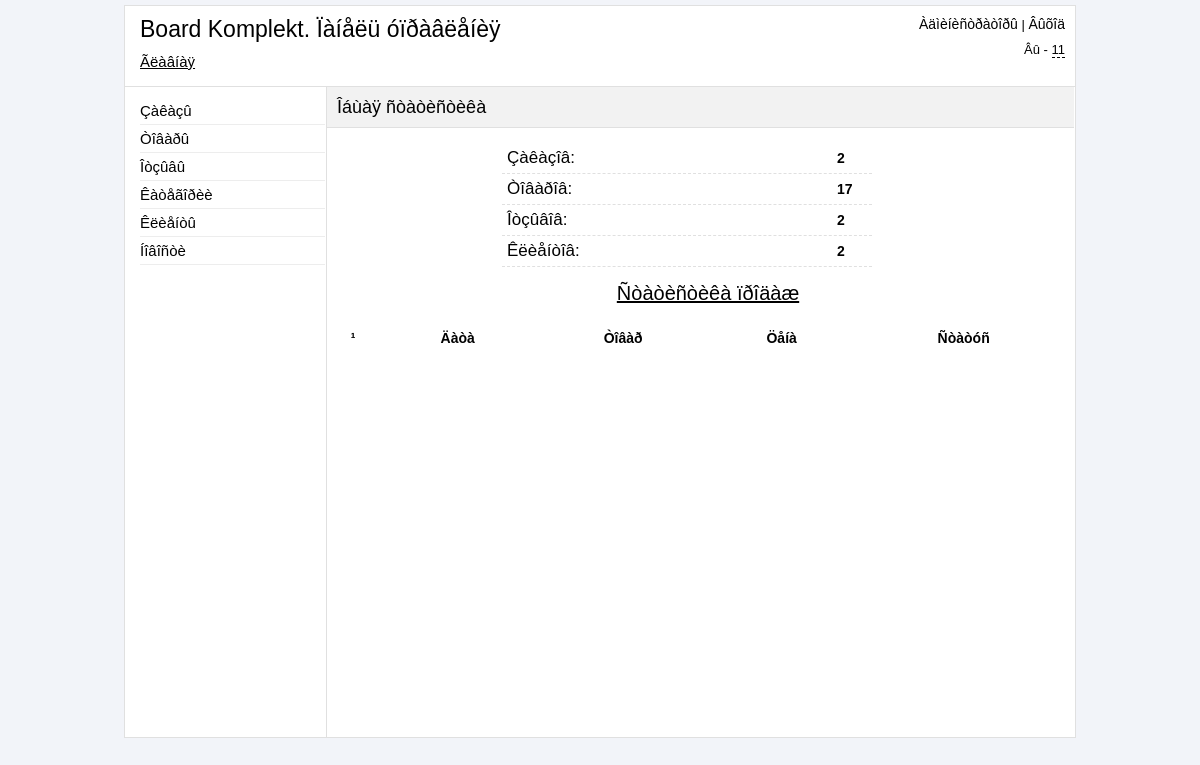
Page /admin/index.php (signed in) on the earlier database version.
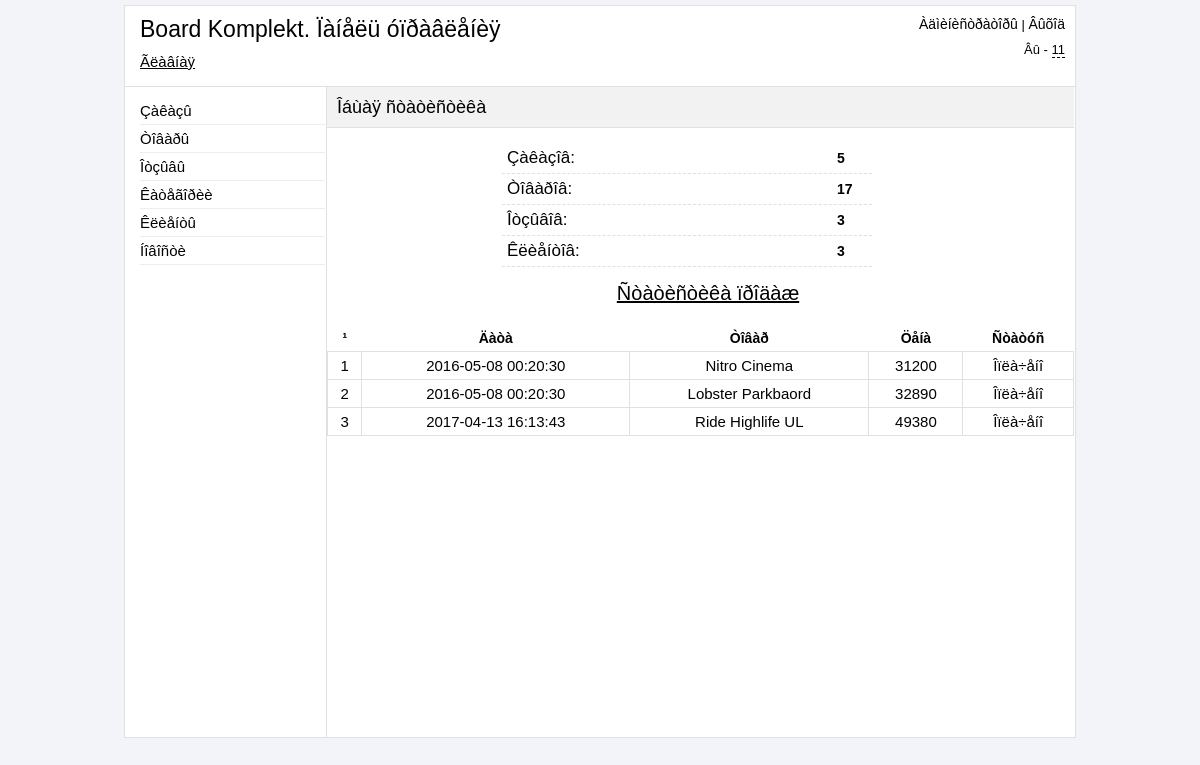
Same page on the later database version.
### tables this page shows
CREATE TABLE IF NOT EXISTS `table_products` (
  `products_id` int(11) NOT NULL AUTO_INCREMENT,
  `title` varchar(255) NOT NULL,
  `price` int(11) NOT NULL,
  `seo_words` text NOT NULL,
  `seo_description` text NOT NULL,
  `mini_description` varchar(280) NOT NULL,
  `image` varchar(255) NOT NULL,
  `description` text NOT NULL,
  `mini_features` varchar(280) NOT NULL,
  `features` text NOT NULL,
  `datetime` datetime NOT NULL,
  `new` tinyint(4) NOT NULL DEFAULT '0',
  `leader` tinyint(4) NOT NULL DEFAULT '0',
  `sale` tinyint(4) NOT NULL DEFAULT '0',
  `visible` tinyint(4) NOT NULL DEFAULT '0',
  `brand_id` int(11) NOT NULL,
  PRIMARY KEY (`products_id`),
  KEY `products_id` (`products_id`),
  KEY `products_id_2` (`products_id`),
  KEY `brand_id` (`brand_id`)
);

CREATE TABLE IF NOT EXISTS `orders` (
  `order_id` int(11) NOT NULL AUTO_INCREMENT,
  `id_buyer` int(11) NOT NULL,
  `order_datetime` datetime NOT NULL,
  `order_total_price` int(11) NOT NULL,
  `order_delivery` varchar(255) NOT NULL,
  `order_type_pay` varchar(100) NOT NULL,
  `order_note` text NOT NULL,
  `order_confirmed` varchar(50) NOT NULL DEFAULT 'no',
  `order_pay` varchar(40) NOT NULL,
  PRIMARY KEY (`order_id`),
  KEY `id_buyer` (`id_buyer`)
);

CREATE TABLE IF NOT EXISTS `buy_products` (
  `buy_id` int(11) NOT NULL AUTO_INCREMENT,
  `buy_id_order` int(11) NOT NULL,
  `buy_id_product` int(11) NOT NULL,
  `buy_count_product` int(11) NOT NULL,
  PRIMARY KEY (`buy_id`),
  KEY `buy_id` (`buy_id`),
  KEY `buy_id_order` (`buy_id_order`),
  KEY `buy_id_product` (`buy_id_product`)
);

### admin/index.php (the view, shortened to what this page needs)
<?php
	if ($_SESSION['auth_admin'] == "yes_auth")
	{
		include("include/db_connect.php");
?>
<!DOCTYPE HTML>
<html>
<head>
	<link href ="css/reset.css" rel="stylesheet" type="text/css" />
	<link href ="css/style.css" rel="stylesheet" type="text/css" />
</head>
<body>
<div class="block-body">
	<?php
		include("include/block-header.php");
        $countOrders = mysql_query("SELECT * FROM orders", $link);
        $resultCountOrders = mysql_num_rows($countOrders);
        $countProducts = mysql_query("SELECT * FROM table_products", $link);
        $resultCountProducts = mysql_num_rows($countProducts);
        $countReviews = mysql_query("SELECT * FROM table_reviews", $link);
        $resultCountReviews = mysql_num_rows($countReviews);
        $countClients = mysql_query("SELECT * FROM reg_user", $link);
        $resultCountClients = mysql_num_rows($countClients);
	?>
	<div class="block-content">
		<div class = "block-parameters">
			<p class="title-page">Îáùàÿ ñòàòèñòèêà</p>
		</div>
        <ul class="general-stat">
            <li><p>Çàêàçîâ: <b><?php echo $resultCountOrders?></b></p></li>
            <li><p>Òîâàðîâ: <b><?php echo $resultCountProducts?></b></p></li>
            <li><p>Îòçûâîâ: <b><?php echo $resultCountReviews?></b></p></li>
            <li><p>Êëèåíòîâ: <b><?php echo $resultCountClients?></b></p></li>
        </ul>
        <h3 class="title-stat">Ñòàòèñòèêà ïðîäàæ</h3>
        <table align="center" cellpadding="10" width="100%">
            <tr>
                <th>¹</th>
                <th>Äàòà</th>
                <th>Òîâàð</th>
                <th>Öåíà</th>
                <th>Ñòàòóñ</th>
            </tr>
            <?php
                $result = mysql_query("SELECT * FROM orders,buy_products WHERE orders.order_pay='accepted' AND orders.order_id=buy_products.buy_id_order", $link);
                if (mysql_num_rows($result) > 0) {
                    $row = mysql_fetch_array($result);
                do {
                    $index_count = $index_count + 1;
                      $resultInfoProduct = mysql_query("SELECT * FROM table_products WHERE products_id='{$row["buy_id_product"]}'", $link);
                      if (mysql_num_rows($resultInfoProduct)) {
                        $rowInfoProduct = mysql_fetch_array($resultInfoProduct);
                      }
                      $stat_pay = "Îïëà÷åíî";
                    echo '
                    <tr>
                        <td align="center">'.$index_count.'</td>
                        <td align="center">'.$row["order_datetime"].'</td>
                        <td align="center">'.$rowInfoProduct["title"].'</td>
                        <td align="center">'.$rowInfoProduct["price"].'</td>
                        <td align="center">'.$stat_pay.'</td>
                    </tr>
                    ';
                } while ($row = mysql_fetch_array($result));
                }
                ?>
        </table>
	</div>
</div>
</body>
</html>
<?php
	}
	else
	{
		header("Location: login.php");
	}
?>

Differences in the rows shown:
now on this page (row unchanged): table_products: title "Nitro Cinema", price "31200", stat_pay "Îïëà÷åíî"
now on this page (row edited): orders: order_datetime "2016-05-08 00:20:30"
now on this page (row unchanged): buy_products: buy_id_order.order_datetime "2016-05-08 00:20:30", buy_id_product.title "Lobster Parkbaord", buy_id_product.price "32890", stat_pay "Îïëà÷åíî"
added buy_products: buy_id_order.order_datetime "2017-04-13 16:13:43", buy_id_product.title "Ride Highlife UL", buy_id_product.price "49380", stat_pay "Îïëà÷åíî"
Other differences:
$resultCountOrders: "2" → "5"
$resultCountReviews: "2" → "3"
$resultCountClients: "2" → "3"
